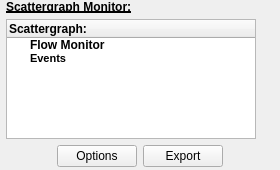
                <widget class="QWidget" name="pageScattergraphs">
                 <property name="geometry">
                  <rect>
                   <x>0</x>
                   <y>0</y>
                   <width>280</width>
                   <height>170</height>
                  </rect>
                 </property>
                 <property name="sizePolicy">
                  <sizepolicy hsizetype="Preferred" vsizetype="Fixed">
                   <horstretch>0</horstretch>
                   <verstretch>0</verstretch>
                  </sizepolicy>
                 </property>
                 <property name="minimumSize">
                  <size>
                   <width>0</width>
                   <height>170</height>
                  </size>
                 </property>
                 <property name="maximumSize">
                  <size>
                   <width>16777215</width>
                   <height>170</height>
                  </size>
                 </property>
                 <attribute name="label">
                  <string>Scattergraph</string>
                 </attribute>
                 <layout class="QVBoxLayout" name="verticalLayout_16">
                  <property name="leftMargin">
                   <number>6</number>
                  </property>
                  <property name="topMargin">
                   <number>0</number>
                  </property>
                  <property name="rightMargin">
                   <number>6</number>
                  </property>
                  <property name="bottomMargin">
                   <number>0</number>
                  </property>
                  <item>
                   <widget class="QLabel" name="label_6">
                    <property name="sizePolicy">
                     <sizepolicy hsizetype="Minimum" vsizetype="Expanding">
                      <horstretch>0</horstretch>
                      <verstretch>0</verstretch>
                     </sizepolicy>
                    </property>
                    <property name="minimumSize">
                     <size>
                      <width>0</width>
                      <height>13</height>
                     </size>
                    </property>
                    <property name="maximumSize">
                     <size>
                      <width>250</width>
                      <height>13</height>
                     </size>
                    </property>
                    <property name="font">
                     <font>
                      <weight>75</weight>
                      <bold>true</bold>
                      <underline>true</underline>
                     </font>
                    </property>
                    <property name="text">
                     <string>Scattergraph Monitor:</string>
                    </property>
                   </widget>
                  </item>
                  <item>
                   <widget class="QTreeWidget" name="trw_Scattergraph">
                    <property name="sizePolicy">
                     <sizepolicy hsizetype="Fixed" vsizetype="Expanding">
                      <horstretch>0</horstretch>
                      <verstretch>0</verstretch>
                     </sizepolicy>
                    </property>
                    <property name="minimumSize">
                     <size>
                      <width>250</width>
                      <height>120</height>
                     </size>
                    </property>
                    <property name="maximumSize">
                     <size>
                      <width>250</width>
                      <height>120</height>
                     </size>
                    </property>
                    <property name="contextMenuPolicy">
                     <enum>Qt::CustomContextMenu</enum>
                    </property>
                    <property name="acceptDrops">
                     <bool>false</bool>
                    </property>
                    <property name="dragDropMode">
                     <enum>QAbstractItemView::DropOnly</enum>
                    </property>
                    <property name="defaultDropAction">
                     <enum>Qt::IgnoreAction</enum>
                    </property>
                    <property name="itemsExpandable">
                     <bool>true</bool>
                    </property>
                    <column>
                     <property name="text">
                      <string>Scattergraph:</string>
                     </property>
                     <property name="font">
                      <font>
                       <weight>75</weight>
                       <bold>true</bold>
                      </font>
                     </property>
                    </column>
                    <item>
                     <property name="text">
                      <string>Flow Monitor</string>
                     </property>
                     <property name="font">
                      <font>
                       <weight>75</weight>
                       <bold>true</bold>
                      </font>
                     </property>
                     <property name="flags">
                      <set>ItemIsDropEnabled|ItemIsEnabled</set>
                     </property>
                    </item>
                    <item>
                     <property name="text">
                      <string>Events</string>
                     </property>
                     <property name="font">
                      <font>
                       <family>MS Shell Dlg 2</family>
                       <pointsize>8</pointsize>
                       <weight>75</weight>
                       <bold>true</bold>
                      </font>
                     </property>
                     <property name="flags">
                      <set>ItemIsDropEnabled|ItemIsEnabled</set>
                     </property>
                    </item>
                   </widget>
                  </item>
                  <item>
                   <layout class="QHBoxLayout" name="horizontalLayout_2">
                    <item>
                     <spacer name="horizontalSpacer">
                      <property name="orientation">
                       <enum>Qt::Horizontal</enum>
                      </property>
                      <property name="sizeHint" stdset="0">
                       <size>
                        <width>30</width>
                        <height>20</height>
                       </size>
                      </property>
                     </spacer>
                    </item>
                    <item>
                     <widget class="QPushButton" name="btnScattergraphOptions">
                      <property name="text">
                       <string>Options</string>
                      </property>
                     </widget>
                    </item>
                    <item>
                     <widget class="QPushButton" name="btnExportMultiple">
                      <property name="text">
                       <string>Export</string>
                      </property>
                     </widget>
                    </item>
                    <item>
                     <spacer name="horizontalSpacer_2">
                      <property name="orientation">
                       <enum>Qt::Horizontal</enum>
                      </property>
                      <property name="sizeHint" stdset="0">
                       <size>
                        <width>30</width>
                        <height>20</height>
                       </size>
                      </property>
                     </spacer>
                    </item>
                   </layout>
                  </item>
                 </layout>
                </widget>
